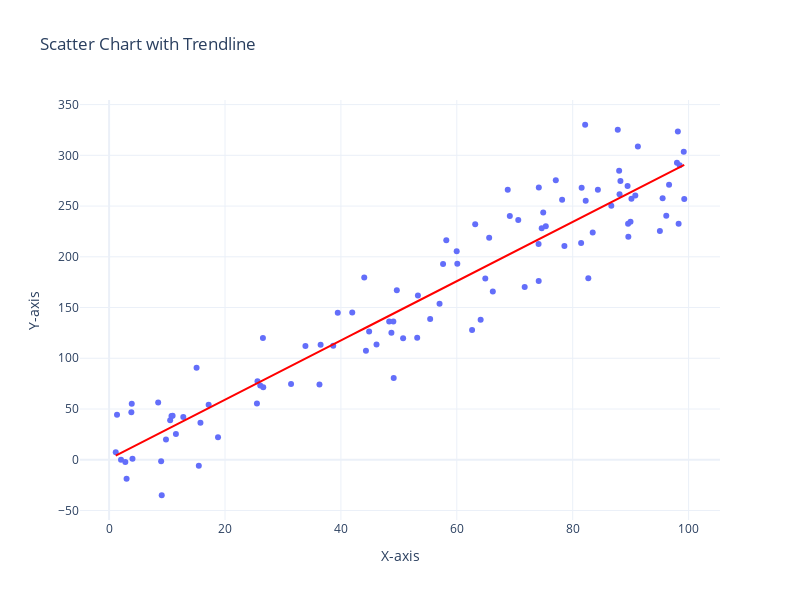

Here is the notebook cell this chart was saved with:
### Markdown cell above
### Plotly Express

### Code cell
import plotly.express as px

# set the default plotly express template to 'plotly_white'
px.defaults.template = 'plotly_white'
# set the default width and height for all subsequent plotly figures
px.defaults.width = 800
px.defaults.height = 600

# Plot scatter chart with trendline
fig = px.scatter(data, x='x', y='y', title='Scatter Chart with Trendline',
                 labels={'x': 'X-axis', 'y': 'Y-axis'},
                 trendline='ols', trendline_color_override='red')  # Ordinary Least Squares regression for trendline

# Show the plot
fig.show()

# Extract trendline results
results = px.get_trendline_results(fig)
ols_model = results.iloc[0]["px_fit_results"]  # OLS regression model

# Print p-value and R²
print("Random Data:")
print("P-Value:", ols_model.pvalues[1])  # p-value for the slope
print("R²:", ols_model.rsquared)
